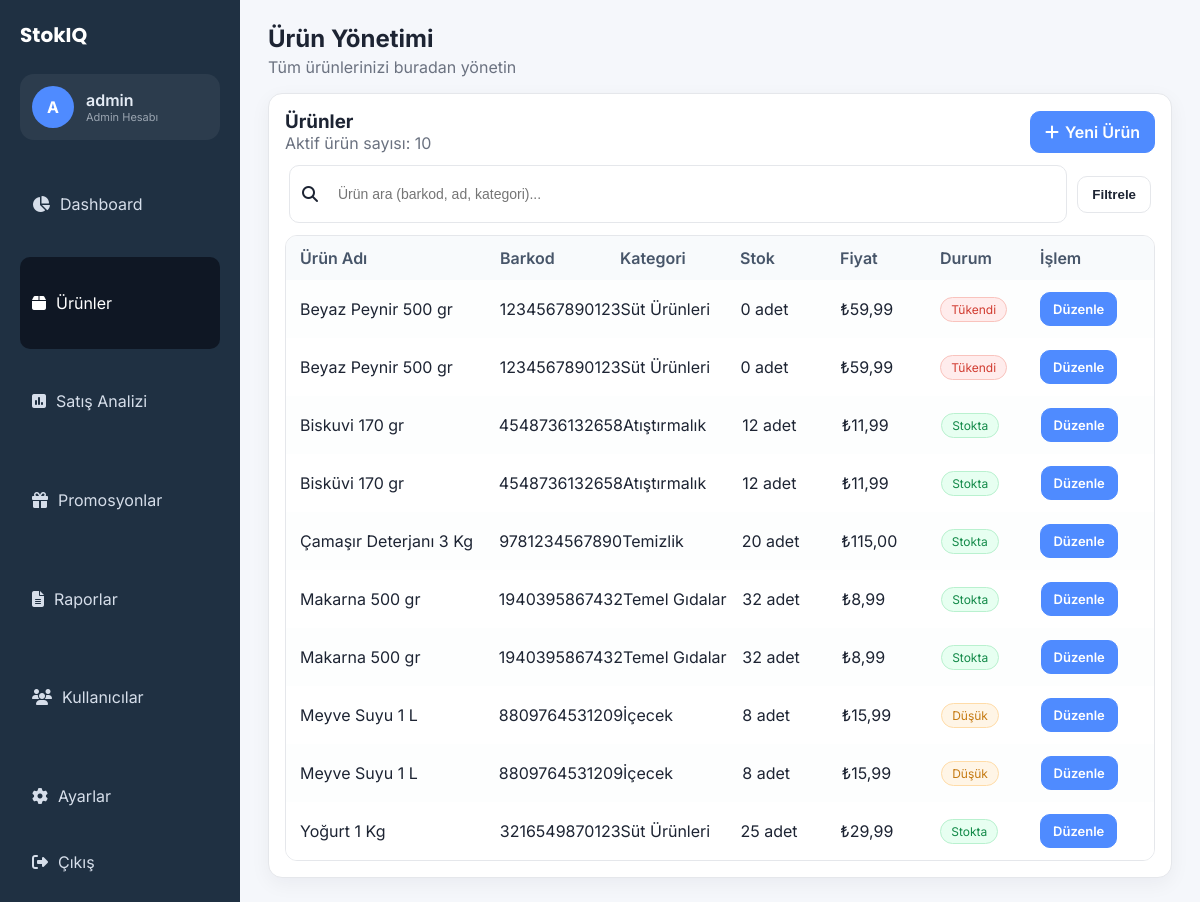
The page /products.php (signed in) on the database its author committed.
### tables this page shows
CREATE TABLE IF NOT EXISTS `urunler` (
  `urun_id` int NOT NULL AUTO_INCREMENT,
  `barkod` varchar(50) DEFAULT NULL,
  `urun_adi` varchar(150) NOT NULL,
  `kategori_id` int NOT NULL,
  `alis_fiyat` decimal(10,2) DEFAULT NULL,
  `satis_fiyat` decimal(10,2) NOT NULL,
  `stok_miktar` int NOT NULL DEFAULT '0',
  `stok_alt_limit` int NOT NULL DEFAULT '0',
  `skt` date DEFAULT NULL,
  `birim` enum('adet','kg','lt') NOT NULL DEFAULT 'adet',
  `aktif_mi` tinyint(1) NOT NULL DEFAULT '1',
  PRIMARY KEY (`urun_id`),
  KEY `fk_urun_kategori` (`kategori_id`)
);

CREATE TABLE IF NOT EXISTS `kategoriler` (
  `kategori_id` int NOT NULL AUTO_INCREMENT,
  `kategori_adi` varchar(100) NOT NULL,
  `aciklama` varchar(255) DEFAULT NULL,
  PRIMARY KEY (`kategori_id`)
);

### app/config.php (called while the page is built)
<?php
return [
    'db' => [
        'host' => '127.0.0.1',
        'port' => 3306,
        'name' => 'stokiq_db',
        'user' => 'root',
        'pass' => '',
        'charset' => 'utf8mb4',
    ],
    'auth' => [
        'session_key' => 'stokiq_user',
    ],
    'skt_esik_gun' => 7,
];

### app/auth.php (called while the page is built, shortened)
<?php
function auth_config(): array
{
    $config = require __DIR__ . '/config.php';
    return $config['auth'];
}
function current_user(): ?array
{
    $auth = auth_config();
    return $_SESSION[$auth['session_key']] ?? null;
}

### public/products.php (the view, shortened to what this page needs)
<?php
require_once __DIR__ . '/../app/auth.php';
require_once __DIR__ . '/layout.php';
$pdo = get_db_connection();
$q = trim($_GET['q'] ?? '');
$query = "
    SELECT u.*, k.kategori_adi
    FROM urunler u
    JOIN kategoriler k ON k.kategori_id = u.kategori_id
    WHERE u.aktif_mi = 1
";
$params = [];
$query .= " ORDER BY u.urun_adi ASC";
$stmt = $pdo->prepare($query);
$stmt->execute($params);
$products = $stmt->fetchAll();
render_layout_start('Ürün Yönetimi', 'Tüm ürünlerinizi buradan yönetin', 'products');
?>
<div class="card">
    <div class="card-header between">
        <div>
            <h3>Ürünler</h3>
            <p class="muted">Aktif ürün sayısı: <?php echo count($products); ?></p>
        </div>
        <a class="btn primary" href="product_form.php"><i class="fa fa-plus"></i> Yeni Ürün</a>
    </div>
    <form class="toolbar" method="get">
        <div class="input">
            <i class="fa fa-search"></i>
            <input type="text" name="q" value="<?php echo htmlspecialchars($q); ?>" placeholder="Ürün ara (barkod, ad, kategori)...">
        </div>
        <button class="btn ghost" type="submit">Filtrele</button>
    </form>
    <div class="table">
        <div class="table-head">
            <div>Ürün Adı</div>
            <div>Barkod</div>
            <div>Kategori</div>
            <div>Stok</div>
            <div>Fiyat</div>
            <div>Durum</div>
            <div>İşlem</div>
        </div>
        <?php foreach ($products as $p):
            $status = 'Stokta';
            $statusClass = 'success';
            if ((int)$p['stok_miktar'] <= 0) { $status = 'Tükendi'; $statusClass = 'danger'; }
            elseif ((int)$p['stok_miktar'] <= (int)$p['stok_alt_limit']) { $status = 'Düşük'; $statusClass = 'warning'; }
        ?>
        <div class="table-row">
            <div><?php echo htmlspecialchars($p['urun_adi']); ?></div>
            <div><?php echo htmlspecialchars($p['barkod']); ?></div>
            <div><?php echo htmlspecialchars($p['kategori_adi']); ?></div>
            <div><?php echo (int)$p['stok_miktar']; ?> adet</div>
            <div>₺<?php echo number_format((float)$p['satis_fiyat'], 2, ',', '.'); ?></div>
            <div><span class="pill <?php echo $statusClass; ?>"><?php echo $status; ?></span></div>
            <div class="actions">
                <a class="btn primary small" href="product_form.php?id=<?php echo $p['urun_id']; ?>">Düzenle</a>
            </div>
        </div>
        <?php endforeach; ?>
    </div>
</div>
<?php
render_layout_end();
?>

### public/layout.php (shortened to what this page needs)
<?php
require_once __DIR__ . '/../app/auth.php';
function render_head(string $title = 'StokIQ'): void
{
    ?>
    <!DOCTYPE html>
    <html lang="tr">
    <head>
        <link rel="stylesheet" href="https://cdnjs.cloudflare.com/ajax/libs/font-awesome/6.4.2/css/all.min.css" />
        <link rel="stylesheet" href="assets.css">
    </head>
    <body>
    <?php
}
function render_sidebar(string $active = ''): void
{
    if (file_exists(__DIR__ . '/sidebar.php')) {
        include __DIR__ . '/sidebar.php';
    } else {
        echo "<div style='color:red; padding:20px;'>HATA: sidebar.php dosyası bulunamadı!</div>";
    }
}
function render_topbar(string $title, string $subtitle = ''): void
{
    ?>
    <header class="topbar">
        <div>
            <h1><?php echo htmlspecialchars($title); ?></h1>
            <?php if ($subtitle): ?>
                <p class="subtitle"><?php echo htmlspecialchars($subtitle); ?></p>
            <?php endif; ?>
        </div>
    </header>
    <?php
}
function render_layout_start(string $pageTitle, string $subtitle = '', string $active = 'dashboard'): void
{
    render_head($pageTitle);
    ?>
    <div class="page">
        <?php
        render_sidebar($active);
        ?>
        <main class="content">
            <?php render_topbar($pageTitle, $subtitle); ?>
            <div class="page-inner">
    <?php
}
function render_layout_end(): void
{
    ?>
            </div> </main> </div> <script src="app.js"></script>
    </body>
    </html>
    <?php
}
?>

### public/sidebar.php (shortened to what this page needs)
<?php
$user = current_user();
$role = $user['role'] ?? 'personel';
$displayName = htmlspecialchars($user['username'] ?? 'Misafir');
$initial = strtoupper(mb_substr($displayName, 0, 1));
$currentPage = basename($_SERVER['PHP_SELF']);
$items = [
    'dashboard.php' => ['label' => 'Dashboard', 'icon' => 'fa-chart-pie'],
    'products.php'  => ['label' => 'Ürünler', 'icon' => 'fa-box'],
    'sales.php'     => ['label' => 'Satış Analizi', 'icon' => 'fa-square-poll-vertical'],
    'promotions.php'=> ['label' => 'Promosyonlar', 'icon' => 'fa-gift'],
];
if ($role === 'admin') {
    $items['reports.php']  = ['label' => 'Raporlar', 'icon' => 'fa-file-lines'];
    $items['users.php']    = ['label' => 'Kullanıcılar', 'icon' => 'fa-users'];
    $items['settings.php'] = ['label' => 'Ayarlar', 'icon' => 'fa-gear'];
}
?>
<aside class="sidebar">
    <div class="brand">StokIQ</div>
    <div class="profile-box">
        <div class="avatar"><?php echo $initial; ?></div>
        <div class="profile-meta">
            <div class="name"><?php echo $displayName; ?></div>
            <div class="email" style="font-size: 11px; opacity: 0.7; text-transform:capitalize;">
                <?php echo htmlspecialchars($role); ?> Hesabı
            </div>
        </div>
    </div>
    <nav class="menu">
        <?php foreach ($items as $file => $item): ?>
            <a class="menu-item <?php echo ($currentPage === $file) ? 'active' : ''; ?>" href="<?php echo $file; ?>">
                <i class="fa <?php echo $item['icon']; ?>"></i>
                <span><?php echo $item['label']; ?></span>
            </a>
        <?php endforeach; ?>
    </nav>
    <div class="sidebar-footer">
        <a class="menu-item" href="logout.php">
            <i class="fa fa-right-from-bracket"></i>
            <span>Çıkış</span>
        </a>
    </div>
</aside>

### public/assets.css (style rules this page uses)
:root { --bg: #f5f7fb; --sidebar: #1f3042; --primary: #4f8bff; --primary-dark: #2f6ee6; --success: #2ebf6c; --warning: #f2a93b; --danger: #e74c3c; --info: #6c7ffb; --text: #1d2433; --muted: #6b7280; --card: #ffffff; --border: #e5e7eb; --radius: 14px; }
* { box-sizing: border-box; }
body { margin: 0; font-family: 'Inter', system-ui, -apple-system, sans-serif; background: var(--bg); color: var(--text); }
a { color: inherit; text-decoration: none; }
.page { display: flex; min-height: 100vh; }
.sidebar { width: 240px; background: var(--sidebar); color: #e5ecf5; display: flex; flex-direction: column; padding: 20px; }
.brand { font-family: 'Poppins', 'Inter', sans-serif; font-weight: 700; font-size: 20px; color: #fff; margin-bottom: 24px; }
.profile-box { display: flex; align-items: center; padding: 12px; background: rgba(255,255,255,0.06); border-radius: var(--radius); margin-bottom: 18px; }
.avatar { width: 42px; height: 42px; border-radius: 50%; background: #4f8bff; display: grid; place-items: center; color: #fff; font-weight: 700; margin-right: 12px; }
.profile-meta .name { font-weight: 600; }
.profile-meta .email { font-size: 12px; color: #c9d1db; }
.menu { display: grid; gap: 6px; flex: 1; }
.menu-item { display: flex; align-items: center; gap: 10px; padding: 10px 12px; border-radius: 10px; color: #d6deea; }
.menu-item.active { background: #0f1724; color: #fff; }
.sidebar-footer { margin-top: auto; }
.content { flex: 1; padding: 24px 28px; }
.topbar { display: flex; justify-content: space-between; align-items: center; margin-bottom: 16px; }
.topbar h1 { margin: 0; font-size: 24px; }
.subtitle { color: var(--muted); margin: 4px 0 0; }
.page-inner { display: flex; flex-direction: column; gap: 16px; }
.card { background: var(--card); border-radius: var(--radius); padding: 16px; border: 1px solid var(--border); box-shadow: 0 6px 20px rgba(17,24,39,0.05); }
.card-header { display: flex; align-items: center; justify-content: space-between; margin-bottom: 12px; gap: 12px; }
.card-header h3 { margin: 0; }
.muted { color: var(--muted); margin: 0; }
.pill { display: inline-flex; align-items: center; gap: 6px; padding: 4px 10px; border-radius: 999px; font-size: 12px; border: 1px solid transparent; }
.pill.success { background: #e7fff1; color: #138a49; border-color: #b9f1cf; }
.pill.danger { background: #ffecec; color: #d13b30; border-color: #f9c3bd; }
.pill.warning { background: #fff5e6; color: #c57a12; border-color: #ffdca8; }
.table { width: 100%; border: 1px solid var(--border); border-radius: 12px; overflow: hidden; }
.table-head, .table-row { display: grid; grid-template-columns: 2fr 1.2fr 1.2fr 1fr 1fr 1fr 1fr; padding: 12px 14px; align-items: center; }
.table-head { background: #f8fafc; font-weight: 600; color: #475569; }
.table-row:nth-child(odd) { background: #fff; }
.table-row:nth-child(even) { background: #fdfefe; }
.actions { display: flex; gap: 8px; }
.btn { display: inline-flex; align-items: center; justify-content: center; gap: 6px; padding: 10px 14px; border-radius: 10px; border: 1px solid var(--border); background: #fff; cursor: pointer; font-weight: 600; }
.btn.primary { background: var(--primary); color: #fff; border-color: var(--primary); }
.btn.ghost { background: #fff; color: var(--text); }
.btn.small { padding: 8px 12px; font-size: 13px; }
.toolbar { display: flex; gap: 10px; align-items: center; padding: 0 4px 12px; }
.input { display: flex; align-items: center; gap: 8px; padding: 10px 12px; border: 1px solid var(--border); border-radius: 10px; background: #fff; flex: 1; }
.input input { border: none; outline: none; width: 100%; background: transparent; }
input, select, textarea { width: 100%; padding: 10px 12px; border: 1px solid var(--border); border-radius: 10px; font-size: 14px; }

### rows shown on the page
urunler: urun_adi "Beyaz Peynir 500 gr", barkod "1234567890123", kategori.kategori_adi "Süt Ürünleri", stok_miktar "0", satis_fiyat "59,99", stok_miktar "Tükendi"
urunler: urun_adi "Beyaz Peynir 500 gr", barkod "1234567890123", kategori.kategori_adi "Süt Ürünleri", stok_miktar "0", satis_fiyat "59,99", stok_miktar "Tükendi"
urunler: urun_adi "Biskuvi 170 gr", barkod "4548736132658", kategori.kategori_adi "Atıştırmalık", stok_miktar "12", satis_fiyat "11,99", status "Stokta"
urunler: urun_adi "Bisküvi 170 gr", barkod "4548736132658", kategori.kategori_adi "Atıştırmalık", stok_miktar "12", satis_fiyat "11,99", status "Stokta"
urunler: urun_adi "Çamaşır Deterjanı 3 Kg", barkod "9781234567890", kategori.kategori_adi "Temizlik", stok_miktar "20", satis_fiyat "115,00", status "Stokta"
urunler: urun_adi "Makarna 500 gr", barkod "1940395867432", kategori.kategori_adi "Temel Gıdalar", stok_miktar "32", satis_fiyat "8,99", status "Stokta"
urunler: urun_adi "Makarna 500 gr", barkod "1940395867432", kategori.kategori_adi "Temel Gıdalar", stok_miktar "32", satis_fiyat "8,99", status "Stokta"
urunler: urun_adi "Meyve Suyu 1 L", barkod "8809764531209", kategori.kategori_adi "İçecek", stok_miktar "8", satis_fiyat "15,99", status "Düşük"
urunler: urun_adi "Meyve Suyu 1 L", barkod "8809764531209", kategori.kategori_adi "İçecek", stok_miktar "8", satis_fiyat "15,99", status "Düşük"
urunler: urun_adi "Yoğurt 1 Kg", barkod "3216549870123", kategori.kategori_adi "Süt Ürünleri", stok_miktar "25", satis_fiyat "29,99", status "Stokta"

### other values the page prints
$initial "A"
$displayName "admin"
$role "Admin"
$item['label'] "Dashboard"
$item['label'] "Ürünler"
$item['label'] "Satış Analizi"
$item['label'] "Promosyonlar"
$item['label'] "Raporlar"
$item['label'] "Kullanıcılar"
$item['label'] "Ayarlar"
$title "Ürün Yönetimi"
$subtitle "Tüm ürünlerinizi buradan yönetin"
count($products) "10"
